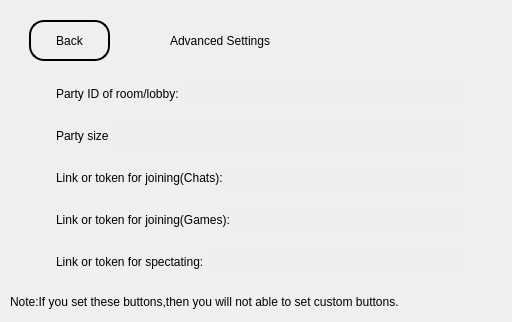
     <widget class="QWidget" name="AdvancedPage">
      <widget class="QLabel" name="AdvancedTitle">
       <property name="geometry">
        <rect>
         <x>170</x>
         <y>30</y>
         <width>171</width>
         <height>21</height>
        </rect>
       </property>
       <property name="styleSheet">
        <string notr="true">background-color: qlineargradient(spread:pad, x1:0, y1:0, x2:1, y2:1, stop:0 rgba(255, 255, 255, 0), stop:1 rgba(255, 255, 255, 0));
font: 14pt &quot;Raleway&quot;;</string>
       </property>
       <property name="text">
        <string>Advanced Settings</string>
       </property>
      </widget>
      <widget class="QPushButton" name="AdvancedToMain">
       <property name="geometry">
        <rect>
         <x>29</x>
         <y>20</y>
         <width>81</width>
         <height>41</height>
        </rect>
       </property>
       <property name="cursor">
        <cursorShape>PointingHandCursor</cursorShape>
       </property>
       <property name="styleSheet">
        <string notr="true">background-color: qlineargradient(spread:pad, x1:0, y1:0, x2:1, y2:1, stop:0 rgba(255, 255, 255, 0), stop:1 rgba(255, 255, 255, 0));
border-style: outset;
border-width: 2px;
border-radius: 15px;
border-color:rgb(0, 0, 0) ;
padding: 4px;
color:rgb(0, 0, 0);
font: 9pt &quot;Roboto&quot;;</string>
       </property>
       <property name="text">
        <string>Back</string>
       </property>
       <property name="icon">
        <iconset resource="Resources.qrc">
         <normaloff>:/Arrows/Left arrow.png</normaloff>:/Arrows/Left arrow.png</iconset>
       </property>
       <property name="iconSize">
        <size>
         <width>20</width>
         <height>20</height>
        </size>
       </property>
      </widget>
      <widget class="QFrame" name="AdvancedDetails">
       <property name="geometry">
        <rect>
         <x>38</x>
         <y>67</y>
         <width>441</width>
         <height>221</height>
        </rect>
       </property>
       <property name="styleSheet">
        <string notr="true">background-color: qlineargradient(spread:pad, x1:0, y1:0, x2:1, y2:1, stop:0 rgba(255, 255, 255, 0), stop:1 rgba(255, 255, 255, 0));
border:None;</string>
       </property>
       <property name="frameShape">
        <enum>QFrame::StyledPanel</enum>
       </property>
       <property name="frameShadow">
        <enum>QFrame::Raised</enum>
       </property>
       <layout class="QVBoxLayout" name="verticalLayout_2">
        <item>
         <widget class="QFrame" name="PartyID">
          <property name="styleSheet">
           <string notr="true">background-color: qlineargradient(spread:pad, x1:0, y1:0, x2:1, y2:1, stop:0 rgba(255, 255, 255, 0), stop:1 rgba(255, 255, 255, 0));
border:None;</string>
          </property>
          <property name="frameShape">
           <enum>QFrame::StyledPanel</enum>
          </property>
          <property name="frameShadow">
           <enum>QFrame::Raised</enum>
          </property>
          <layout class="QHBoxLayout" name="horizontalLayout_10">
           <item>
            <widget class="QLabel" name="PartyIDText">
             <property name="styleSheet">
              <string notr="true">background-color: qlineargradient(spread:pad, x1:0, y1:0, x2:1, y2:1, stop:0 rgba(255, 255, 255, 0), stop:1 rgba(255, 255, 255, 0));
font: 11pt &quot;Roboto&quot;;</string>
             </property>
             <property name="text">
              <string>Party ID of room/lobby:</string>
             </property>
            </widget>
           </item>
           <item>
            <widget class="QLineEdit" name="PartyIDTextBox">
             <property name="whatsThis">
              <string>&lt;html&gt;&lt;head/&gt;&lt;body&gt;&lt;p&gt;Can be empty&lt;/p&gt;&lt;/body&gt;&lt;/html&gt;</string>
             </property>
             <property name="styleSheet">
              <string notr="true">background-color: rgb(238, 238, 236);
padding:2px;
border-radius:4px;</string>
             </property>
             <property name="text">
              <string/>
             </property>
            </widget>
           </item>
          </layout>
         </widget>
        </item>
        <item>
         <widget class="QFrame" name="PartySize">
          <property name="styleSheet">
           <string notr="true">background-color: qlineargradient(spread:pad, x1:0, y1:0, x2:1, y2:1, stop:0 rgba(255, 255, 255, 0), stop:1 rgba(255, 255, 255, 0));
border:None;</string>
          </property>
          <property name="frameShape">
           <enum>QFrame::StyledPanel</enum>
          </property>
          <property name="frameShadow">
           <enum>QFrame::Raised</enum>
          </property>
          <layout class="QHBoxLayout" name="horizontalLayout_11">
           <item>
            <widget class="QLabel" name="PartySizeText">
             <property name="styleSheet">
              <string notr="true">background-color: qlineargradient(spread:pad, x1:0, y1:0, x2:1, y2:1, stop:0 rgba(255, 255, 255, 0), stop:1 rgba(255, 255, 255, 0));
font: 11pt &quot;Roboto&quot;;</string>
             </property>
             <property name="text">
              <string>Party size</string>
             </property>
            </widget>
           </item>
           <item>
            <widget class="QLineEdit" name="PartySizeTextBox">
             <property name="whatsThis">
              <string>&lt;html&gt;&lt;head/&gt;&lt;body&gt;&lt;p&gt;Can be empty&lt;/p&gt;&lt;/body&gt;&lt;/html&gt;</string>
             </property>
             <property name="styleSheet">
              <string notr="true">background-color: rgb(238, 238, 236);
padding:2px;
border-radius:4px;</string>
             </property>
             <property name="text">
              <string/>
             </property>
            </widget>
           </item>
          </layout>
         </widget>
        </item>
        <item>
         <widget class="QFrame" name="ChatToken">
          <property name="styleSheet">
           <string notr="true">background-color: qlineargradient(spread:pad, x1:0, y1:0, x2:1, y2:1, stop:0 rgba(255, 255, 255, 0), stop:1 rgba(255, 255, 255, 0));
border:None;</string>
          </property>
          <property name="frameShape">
           <enum>QFrame::StyledPanel</enum>
          </property>
          <property name="frameShadow">
           <enum>QFrame::Raised</enum>
          </property>
          <layout class="QHBoxLayout" name="horizontalLayout_12">
           <item>
            <widget class="QLabel" name="ChatTokeText">
             <property name="styleSheet">
              <string notr="true">background-color: qlineargradient(spread:pad, x1:0, y1:0, x2:1, y2:1, stop:0 rgba(255, 255, 255, 0), stop:1 rgba(255, 255, 255, 0));
font: 11pt &quot;Roboto&quot;;</string>
             </property>
             <property name="text">
              <string>Link or token for joining(Chats):</string>
             </property>
            </widget>
           </item>
           <item>
            <widget class="QLineEdit" name="ChatTokenTextBox">
             <property name="whatsThis">
              <string>&lt;html&gt;&lt;head/&gt;&lt;body&gt;&lt;p&gt;Can be empty&lt;/p&gt;&lt;/body&gt;&lt;/html&gt;</string>
             </property>
             <property name="styleSheet">
              <string notr="true">background-color: rgb(238, 238, 236);
padding:2px;
border-radius:4px;</string>
             </property>
             <property name="text">
              <string/>
             </property>
            </widget>
           </item>
          </layout>
         </widget>
        </item>
        <item>
         <widget class="QFrame" name="GameToken">
          <property name="styleSheet">
           <string notr="true">background-color: qlineargradient(spread:pad, x1:0, y1:0, x2:1, y2:1, stop:0 rgba(255, 255, 255, 0), stop:1 rgba(255, 255, 255, 0));
border:None;</string>
          </property>
          <property name="frameShape">
           <enum>QFrame::StyledPanel</enum>
          </property>
          <property name="frameShadow">
           <enum>QFrame::Raised</enum>
          </property>
          <layout class="QHBoxLayout" name="horizontalLayout_14">
           <item>
            <widget class="QLabel" name="GameTokenText">
             <property name="styleSheet">
              <string notr="true">background-color: qlineargradient(spread:pad, x1:0, y1:0, x2:1, y2:1, stop:0 rgba(255, 255, 255, 0), stop:1 rgba(255, 255, 255, 0));
font: 11pt &quot;Roboto&quot;;</string>
             </property>
             <property name="text">
              <string>Link or token for joining(Games):</string>
             </property>
            </widget>
           </item>
           <item>
            <widget class="QLineEdit" name="GameTokenTextBox">
             <property name="whatsThis">
              <string>&lt;html&gt;&lt;head/&gt;&lt;body&gt;&lt;p&gt;Can be empty&lt;/p&gt;&lt;/body&gt;&lt;/html&gt;</string>
             </property>
             <property name="styleSheet">
              <string notr="true">background-color: rgb(238, 238, 236);
padding:2px;
border-radius:4px;</string>
             </property>
             <property name="text">
              <string/>
             </property>
            </widget>
           </item>
          </layout>
         </widget>
        </item>
        <item>
         <widget class="QFrame" name="SpectateToken">
          <property name="styleSheet">
           <string notr="true">background-color: qlineargradient(spread:pad, x1:0, y1:0, x2:1, y2:1, stop:0 rgba(255, 255, 255, 0), stop:1 rgba(255, 255, 255, 0));
border:None;</string>
          </property>
          <property name="frameShape">
           <enum>QFrame::StyledPanel</enum>
          </property>
          <property name="frameShadow">
           <enum>QFrame::Raised</enum>
          </property>
          <layout class="QHBoxLayout" name="horizontalLayout_13">
           <item>
            <widget class="QLabel" name="SpectateTokeText">
             <property name="styleSheet">
              <string notr="true">background-color: qlineargradient(spread:pad, x1:0, y1:0, x2:1, y2:1, stop:0 rgba(255, 255, 255, 0), stop:1 rgba(255, 255, 255, 0));
font: 11pt &quot;Roboto&quot;;</string>
             </property>
             <property name="text">
              <string>Link or token for spectating:</string>
             </property>
            </widget>
           </item>
           <item>
            <widget class="QLineEdit" name="SpectateTokenTextBox">
             <property name="whatsThis">
              <string>&lt;html&gt;&lt;head/&gt;&lt;body&gt;&lt;p&gt;Can be empty&lt;/p&gt;&lt;/body&gt;&lt;/html&gt;</string>
             </property>
             <property name="styleSheet">
              <string notr="true">background-color: rgb(238, 238, 236);
padding:2px;
border-radius:4px;</string>
             </property>
             <property name="text">
              <string/>
             </property>
            </widget>
           </item>
          </layout>
         </widget>
        </item>
       </layout>
      </widget>
      <widget class="QLabel" name="Note">
       <property name="geometry">
        <rect>
         <x>10</x>
         <y>290</y>
         <width>493</width>
         <height>23</height>
        </rect>
       </property>
       <property name="styleSheet">
        <string notr="true">background-color: qlineargradient(spread:pad, x1:0, y1:0, x2:1, y2:1, stop:0 rgba(255, 255, 255, 0), stop:1 rgba(255, 255, 255, 0));
font: 63 italic 12pt &quot;Open Sans&quot;;</string>
       </property>
       <property name="text">
        <string>Note:If you set these buttons,then you will not able to set custom buttons.</string>
       </property>
      </widget>
     </widget>
